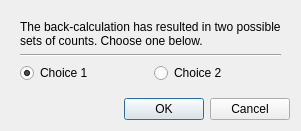
<?xml version="1.0" encoding="UTF-8"?>
<ui version="4.0">
 <class>BinaryBackCalculationDialog</class>
 <widget class="QDialog" name="BinaryBackCalculationDialog">
  <property name="geometry"><rect><x>0</x><y>0</y><width>0</width><height>0</height></rect></property>
  <property name="windowTitle"><string>Choose Back Calculation Result</string></property>
  <layout class="QVBoxLayout" name="dialog_layout">
   <item>
    <widget class="QScrollArea" name="content_scroll">
     <property name="frameShape"><enum>QFrame::NoFrame</enum></property>
     <property name="widgetResizable"><bool>true</bool></property>
     <widget class="QWidget" name="content_widget">
      <property name="geometry"><rect><x>0</x><y>0</y><width>0</width><height>0</height></rect></property>
      <layout class="QVBoxLayout" name="content_layout">
       <item><widget class="QLabel" name="info_label"><property name="text"><string>The back-calculation has resulted in two possible sets of counts. Choose one below.</string></property><property name="wordWrap"><bool>true</bool></property></widget></item>
       <item><widget class="Line" name="line_2"><property name="orientation"><enum>Qt::Horizontal</enum></property></widget></item>
       <item>
        <layout class="QHBoxLayout" name="choices_layout">
         <item><widget class="QRadioButton" name="choice1_btn"><property name="sizePolicy"><sizepolicy hsizetype="Expanding" vsizetype="Preferred"><horstretch>1</horstretch><verstretch>0</verstretch></sizepolicy></property><property name="text"><string>Choice 1</string></property><property name="checked"><bool>true</bool></property></widget></item>
         <item><widget class="QRadioButton" name="choice2_btn"><property name="sizePolicy"><sizepolicy hsizetype="Expanding" vsizetype="Preferred"><horstretch>1</horstretch><verstretch>0</verstretch></sizepolicy></property><property name="text"><string>Choice 2</string></property></widget></item>
        </layout>
       </item>
      </layout>
     </widget>
    </widget>
   </item>
   <item><widget class="QDialogButtonBox" name="buttonBox"><property name="orientation"><enum>Qt::Horizontal</enum></property><property name="standardButtons"><set>QDialogButtonBox::Cancel|QDialogButtonBox::Ok</set></property></widget></item>
  </layout>
 </widget>
 <tabstops><tabstop>choice1_btn</tabstop><tabstop>choice2_btn</tabstop><tabstop>buttonBox</tabstop></tabstops>
 <resources/>
 <connections>
  <connection><sender>buttonBox</sender><signal>accepted()</signal><receiver>BinaryBackCalculationDialog</receiver><slot>accept()</slot><hints/></connection>
  <connection><sender>buttonBox</sender><signal>rejected()</signal><receiver>BinaryBackCalculationDialog</receiver><slot>reject()</slot><hints/></connection>
 </connections>
</ui>
